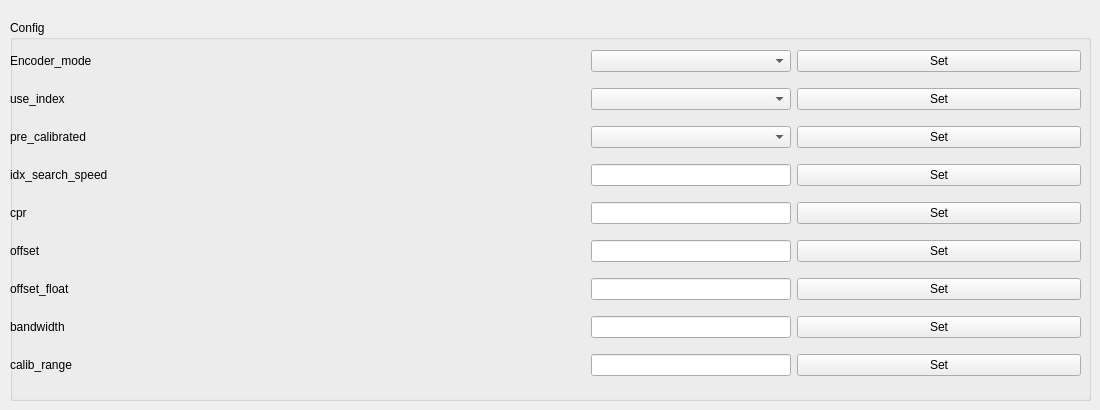
    <widget class="QWidget" name="tab_8">
     <attribute name="title">
      <string>Config</string>
     </attribute>
     <widget class="QGroupBox" name="groupBox_6">
      <property name="geometry">
       <rect>
        <x>10</x>
        <y>20</y>
        <width>1081</width>
        <height>381</height>
       </rect>
      </property>
      <property name="title">
       <string>Config</string>
      </property>
      <widget class="QWidget" name="gridLayoutWidget_7">
       <property name="geometry">
        <rect>
         <x>0</x>
         <y>20</y>
         <width>1071</width>
         <height>351</height>
        </rect>
       </property>
       <layout class="QGridLayout" name="gridLayout_7">
        <item row="5" column="0">
         <widget class="QLabel" name="label_61">
          <property name="text">
           <string>offset</string>
          </property>
         </widget>
        </item>
        <item row="2" column="1">
         <widget class="QLabel" name="lpre_calibrated">
          <property name="text">
           <string/>
          </property>
         </widget>
        </item>
        <item row="1" column="2">
         <widget class="QComboBox" name="cbuse_index"/>
        </item>
        <item row="1" column="0">
         <widget class="QLabel" name="label_60">
          <property name="text">
           <string>use_index</string>
          </property>
         </widget>
        </item>
        <item row="1" column="1">
         <widget class="QLabel" name="luse_index">
          <property name="text">
           <string/>
          </property>
         </widget>
        </item>
        <item row="3" column="0">
         <widget class="QLabel" name="label_57">
          <property name="text">
           <string>idx_search_speed</string>
          </property>
         </widget>
        </item>
        <item row="0" column="1">
         <widget class="QLabel" name="lencoder_mode">
          <property name="text">
           <string/>
          </property>
         </widget>
        </item>
        <item row="2" column="2">
         <widget class="QComboBox" name="cbpre_calibrated"/>
        </item>
        <item row="3" column="2">
         <widget class="QLineEdit" name="leidx_search_speed">
          <property name="maximumSize">
           <size>
            <width>200</width>
            <height>16777215</height>
           </size>
          </property>
         </widget>
        </item>
        <item row="0" column="0">
         <widget class="QLabel" name="label_53">
          <property name="text">
           <string>Encoder_mode</string>
          </property>
         </widget>
        </item>
        <item row="4" column="1">
         <widget class="QLabel" name="lcpr">
          <property name="text">
           <string/>
          </property>
         </widget>
        </item>
        <item row="0" column="2">
         <widget class="QComboBox" name="cbencoder_mode"/>
        </item>
        <item row="4" column="0">
         <widget class="QLabel" name="label_56">
          <property name="text">
           <string>cpr</string>
          </property>
         </widget>
        </item>
        <item row="2" column="0">
         <widget class="QLabel" name="label_55">
          <property name="text">
           <string>pre_calibrated</string>
          </property>
         </widget>
        </item>
        <item row="3" column="1">
         <widget class="QLabel" name="lidx_search_speed">
          <property name="text">
           <string/>
          </property>
         </widget>
        </item>
        <item row="6" column="1">
         <widget class="QLabel" name="loffset_float">
          <property name="text">
           <string/>
          </property>
         </widget>
        </item>
        <item row="5" column="1">
         <widget class="QLabel" name="loffset">
          <property name="text">
           <string/>
          </property>
         </widget>
        </item>
        <item row="6" column="0">
         <widget class="QLabel" name="label_58">
          <property name="text">
           <string>offset_float</string>
          </property>
         </widget>
        </item>
        <item row="7" column="3">
         <widget class="QPushButton" name="pbsetbandwidth">
          <property name="text">
           <string>Set</string>
          </property>
         </widget>
        </item>
        <item row="3" column="3">
         <widget class="QPushButton" name="pbsetidx_search_speed">
          <property name="text">
           <string>Set</string>
          </property>
         </widget>
        </item>
        <item row="7" column="2">
         <widget class="QLineEdit" name="lebandwidth">
          <property name="maximumSize">
           <size>
            <width>200</width>
            <height>16777215</height>
           </size>
          </property>
         </widget>
        </item>
        <item row="4" column="3">
         <widget class="QPushButton" name="pbsetcpr">
          <property name="text">
           <string>Set</string>
          </property>
         </widget>
        </item>
        <item row="6" column="2">
         <widget class="QLineEdit" name="leoffset_float">
          <property name="maximumSize">
           <size>
            <width>200</width>
            <height>16777215</height>
           </size>
          </property>
         </widget>
        </item>
        <item row="4" column="2">
         <widget class="QLineEdit" name="lecpr">
          <property name="maximumSize">
           <size>
            <width>200</width>
            <height>16777215</height>
           </size>
          </property>
         </widget>
        </item>
        <item row="7" column="0">
         <widget class="QLabel" name="label_63">
          <property name="text">
           <string>bandwidth</string>
          </property>
         </widget>
        </item>
        <item row="2" column="3">
         <widget class="QPushButton" name="pbsetpre_calibrated">
          <property name="text">
           <string>Set</string>
          </property>
         </widget>
        </item>
        <item row="8" column="1">
         <widget class="QLabel" name="lcalib_range">
          <property name="text">
           <string/>
          </property>
         </widget>
        </item>
        <item row="6" column="3">
         <widget class="QPushButton" name="pbsetoffset_float">
          <property name="text">
           <string>Set</string>
          </property>
         </widget>
        </item>
        <item row="5" column="3">
         <widget class="QPushButton" name="pbsetoffset">
          <property name="text">
           <string>Set</string>
          </property>
         </widget>
        </item>
        <item row="7" column="1">
         <widget class="QLabel" name="lbandwidth">
          <property name="text">
           <string/>
          </property>
         </widget>
        </item>
        <item row="8" column="0">
         <widget class="QLabel" name="label_64">
          <property name="text">
           <string>calib_range</string>
          </property>
         </widget>
        </item>
        <item row="8" column="3">
         <widget class="QPushButton" name="pbsetcalib_range">
          <property name="text">
           <string>Set</string>
          </property>
         </widget>
        </item>
        <item row="1" column="3">
         <widget class="QPushButton" name="pbsetuse_index">
          <property name="text">
           <string>Set</string>
          </property>
         </widget>
        </item>
        <item row="0" column="3">
         <widget class="QPushButton" name="pbsetencoder_mode">
          <property name="text">
           <string>Set</string>
          </property>
         </widget>
        </item>
        <item row="5" column="2">
         <widget class="QLineEdit" name="leoffset">
          <property name="maximumSize">
           <size>
            <width>200</width>
            <height>16777215</height>
           </size>
          </property>
         </widget>
        </item>
        <item row="8" column="2">
         <widget class="QLineEdit" name="lecalib_range">
          <property name="maximumSize">
           <size>
            <width>200</width>
            <height>16777215</height>
           </size>
          </property>
         </widget>
        </item>
       </layout>
      </widget>
     </widget>
    </widget>
